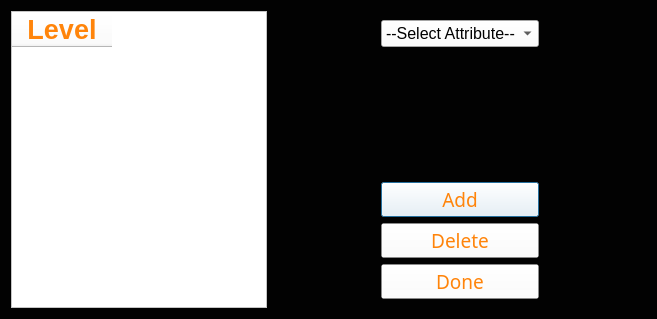
<?xml version="1.0" encoding="UTF-8"?>
<ui version="4.0">
 <class>MultiLevelBox</class>
 <widget class="QDialog" name="MultiLevelBox">
  <property name="geometry">
   <rect>
    <x>0</x>
    <y>0</y>
    <width>657</width>
    <height>319</height>
   </rect>
  </property>
  <property name="windowTitle">
   <string>Dialog</string>
  </property>
  <property name="styleSheet">
   <string notr="true">background-color: rgb(2, 2, 2);</string>
  </property>
  <layout class="QHBoxLayout" name="horizontalLayout">
   <item>
    <widget class="QTableWidget" name="tableWidget">
     <property name="font">
      <font>
       <pointsize>20</pointsize>
      </font>
     </property>
     <property name="styleSheet">
      <string notr="true">color: rgb(255, 132, 10);
background-color: rgb(255, 255, 255);</string>
     </property>
     <column>
      <property name="text">
       <string>Level</string>
      </property>
      <property name="font">
       <font>
        <pointsize>20</pointsize>
        <weight>75</weight>
        <bold>true</bold>
        <underline>false</underline>
       </font>
      </property>
      <property name="textAlignment">
       <set>AlignCenter</set>
      </property>
      <property name="background">
       <color>
        <red>0</red>
        <green>0</green>
        <blue>0</blue>
       </color>
      </property>
      <property name="foreground">
       <brush brushstyle="NoBrush">
        <color alpha="255">
         <red>255</red>
         <green>85</green>
         <blue>0</blue>
        </color>
       </brush>
      </property>
     </column>
    </widget>
   </item>
   <item>
    <spacer name="horizontalSpacer">
     <property name="orientation">
      <enum>Qt::Horizontal</enum>
     </property>
     <property name="sizeHint" stdset="0">
      <size>
       <width>40</width>
       <height>20</height>
      </size>
     </property>
    </spacer>
   </item>
   <item>
    <widget class="QWidget" name="widget" native="true">
     <layout class="QVBoxLayout" name="verticalLayout">
      <item>
       <widget class="QComboBox" name="DialogueAttribute">
        <property name="font">
         <font>
          <pointsize>12</pointsize>
         </font>
        </property>
        <property name="styleSheet">
         <string notr="true">background-color: rgba(255, 255, 255, 0.7);</string>
        </property>
        <item>
         <property name="text">
          <string>--Select Attribute--</string>
         </property>
        </item>
        <item>
         <property name="text">
          <string>Title</string>
         </property>
        </item>
        <item>
         <property name="text">
          <string>Year</string>
         </property>
        </item>
        <item>
         <property name="text">
          <string>Certificate</string>
         </property>
        </item>
        <item>
         <property name="text">
          <string>Director</string>
         </property>
        </item>
        <item>
         <property name="text">
          <string>Rating</string>
         </property>
        </item>
        <item>
         <property name="text">
          <string>Duration</string>
         </property>
        </item>
        <item>
         <property name="text">
          <string>Votes</string>
         </property>
        </item>
        <item>
         <property name="text">
          <string>Genre</string>
         </property>
        </item>
       </widget>
      </item>
      <item>
       <spacer name="verticalSpacer">
        <property name="orientation">
         <enum>Qt::Vertical</enum>
        </property>
        <property name="sizeHint" stdset="0">
         <size>
          <width>20</width>
          <height>179</height>
         </size>
        </property>
       </spacer>
      </item>
      <item>
       <widget class="QPushButton" name="AddBtn">
        <property name="font">
         <font>
          <family>Kristen ITC</family>
          <pointsize>14</pointsize>
         </font>
        </property>
        <property name="styleSheet">
         <string notr="true">
QPushButton:hover{
background-color:rgb(255, 132, 10);
color: rgb(0,0,0);
}

QPushButton{
background-color:rgba(255,255,255,0.2);
color:rgb(255, 132, 10);
}</string>
        </property>
        <property name="text">
         <string>Add</string>
        </property>
       </widget>
      </item>
      <item>
       <widget class="QPushButton" name="DeleteBtn">
        <property name="font">
         <font>
          <family>Kristen ITC</family>
          <pointsize>14</pointsize>
         </font>
        </property>
        <property name="styleSheet">
         <string notr="true">
QPushButton:hover{
background-color:rgb(255, 132, 10);
color: rgb(0,0,0);
}

QPushButton{
background-color:rgba(255,255,255,0.2);
color:rgb(255, 132, 10);
}</string>
        </property>
        <property name="text">
         <string>Delete</string>
        </property>
       </widget>
      </item>
      <item>
       <widget class="QPushButton" name="doneBtn">
        <property name="font">
         <font>
          <family>Kristen ITC</family>
          <pointsize>14</pointsize>
         </font>
        </property>
        <property name="styleSheet">
         <string notr="true">
QPushButton:hover{
background-color:rgb(255, 132, 10);
color: rgb(0,0,0);
}

QPushButton{
background-color:rgba(255,255,255,0.2);
color:rgb(255, 132, 10);
}</string>
        </property>
        <property name="text">
         <string>Done</string>
        </property>
       </widget>
      </item>
     </layout>
    </widget>
   </item>
   <item>
    <spacer name="horizontalSpacer_2">
     <property name="orientation">
      <enum>Qt::Horizontal</enum>
     </property>
     <property name="sizeHint" stdset="0">
      <size>
       <width>40</width>
       <height>20</height>
      </size>
     </property>
    </spacer>
   </item>
  </layout>
 </widget>
 <resources/>
 <connections>
  <connection>
   <sender>doneBtn</sender>
   <signal>clicked(bool)</signal>
   <receiver>MultiLevelBox</receiver>
   <slot>close()</slot>
   <hints>
    <hint type="sourcelabel">
     <x>485</x>
     <y>244</y>
    </hint>
    <hint type="destinationlabel">
     <x>568</x>
     <y>-2</y>
    </hint>
   </hints>
  </connection>
 </connections>
</ui>
